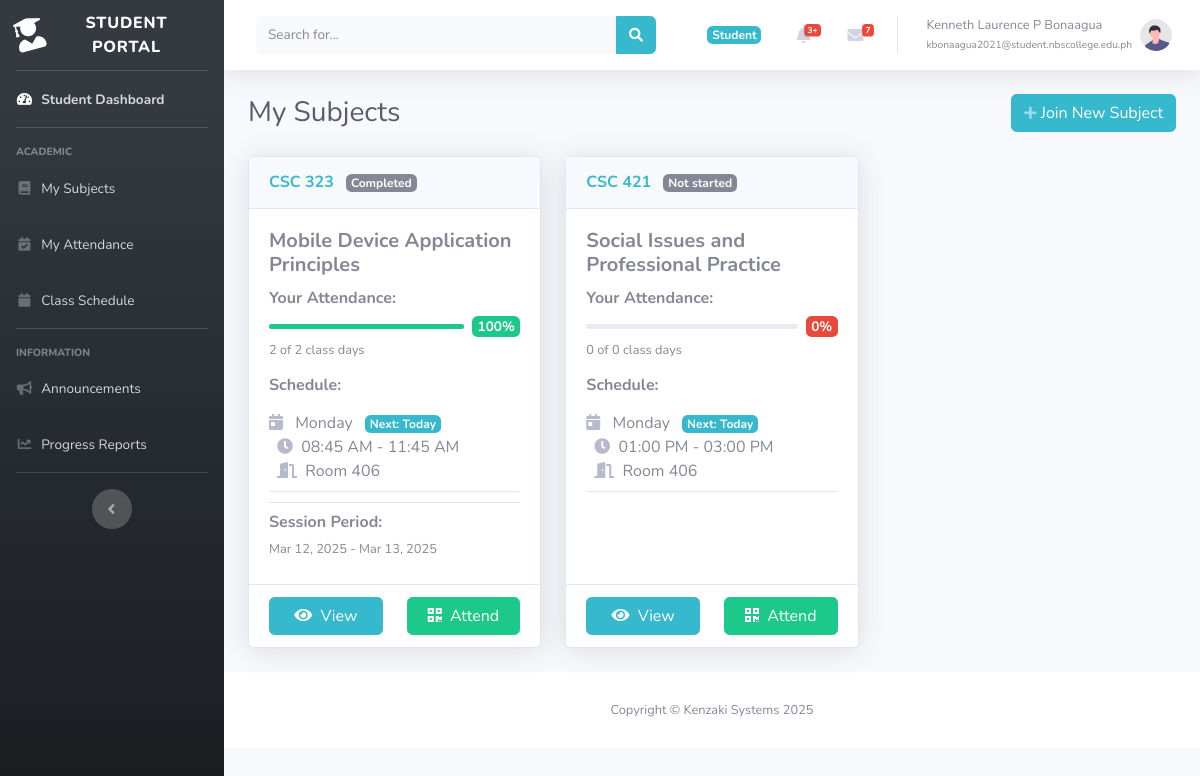
The page /student_subjects.php (signed in) on the database its author committed.
### tables this page shows
CREATE TABLE `usersubjects` (
  `id` int(11) NOT NULL,
  `user_id` int(11) DEFAULT NULL,
  `subject_id` int(11) DEFAULT NULL
);

CREATE TABLE `subjects` (
  `id` int(11) NOT NULL,
  `code` varchar(225) DEFAULT NULL,
  `name` varchar(225) DEFAULT NULL,
  `faculty_id` int(11) DEFAULT NULL,
  `status` int(11) DEFAULT NULL,
  `joincode` varchar(225) DEFAULT NULL
);

### student_subjects.php (the view, shortened to what this page needs)
<?php
require_once 'db.php';
$student_id = $_SESSION['user_id'];
$query = "SELECT s.*, us.id as enrollment_id,
          sch.day, sch.start_time, sch.end_time, sch.room,
          (SELECT MIN(DATE(time_in)) FROM attendances WHERE subject_id = s.id) as first_attendance,
          (SELECT MAX(DATE(time_in)) FROM attendances WHERE subject_id = s.id) as last_attendance,
          (SELECT COUNT(*) FROM attendances WHERE subject_id = s.id AND user_id = ?) as user_attendance_count,
          (SELECT COUNT(DISTINCT DATE(time_in)) FROM attendances WHERE subject_id = s.id) as total_class_days
          FROM subjects s
          INNER JOIN usersubjects us ON s.id = us.subject_id
          LEFT JOIN schedules sch ON s.id = sch.subject_id
          WHERE us.user_id = ? AND s.status = 1";
$stmt = $conn->prepare($query);
$stmt->bind_param("ii", $student_id, $student_id);
$stmt->execute();
$result = $stmt->get_result();
include 'includes/header.php';
?>
<div class="container-fluid">
    <div class="d-sm-flex align-items-center justify-content-between mb-4">
        <h1 class="h3 mb-0 text-gray-800">My Subjects</h1>
        <button class="btn btn-info" data-toggle="modal" data-target="#joinSubjectModal">
            <i class="fas fa-plus fa-sm text-white-50"></i> Join New Subject
        </button>
    </div>
    <div class="row">
        <?php if ($result->num_rows > 0):
            while ($subject = $result->fetch_assoc()):
                $attendanceRate = $subject['total_class_days'] > 0 ?
                    ($subject['user_attendance_count'] / $subject['total_class_days']) * 100 : 0;
                $attendanceColor = "success";
                if ($attendanceRate < 75) {
                    $attendanceColor = "danger";
                } else if ($attendanceRate < 90) {
                    $attendanceColor = "warning";
                }
                $sessionStatus = "Not started";
                $sessionStatusColor = "secondary";
                if ($subject['first_attendance']) {
                    $today = new DateTime();
                    $startDate = new DateTime($subject['first_attendance']);
                    $endDate = $subject['last_attendance'] ? new DateTime($subject['last_attendance']) : $today;
                    if ($today < $startDate) {
                        $sessionStatus = "Starting soon";
                        $sessionStatusColor = "info";
                    } elseif ($today > $endDate) {
                        $sessionStatus = "Completed";
                        $sessionStatusColor = "secondary";
                    } else {
                        $sessionStatus = "Ongoing";
                        $sessionStatusColor = "success";
                    }
                }
                $nextClass = null;
                if ($subject['day']) {
                    $days = ['Sunday', 'Monday', 'Tuesday', 'Wednesday', 'Thursday', 'Friday', 'Saturday'];
                    $today = date('w');
                    $scheduleDay = array_search($subject['day'], $days);
                    if ($scheduleDay !== false) {
                        $daysUntil = ($scheduleDay - $today + 7) % 7;
                        $daysUntil = $daysUntil === 0 && date('H:i:s') > $subject['start_time'] ? 7 : $daysUntil;
                        $nextClass = $daysUntil === 0 ? 'Today' : ($daysUntil === 1 ? 'Tomorrow' : $days[$scheduleDay]);
                    }
                }
            ?>
            <div class="col-xl-4 col-md-6 mb-4">
                <div class="card shadow h-100">
                    <div class="card-header py-3 d-flex flex-row align-items-center justify-content-between">
                        <h6 class="m-0 font-weight-bold text-info">
                            <?php echo htmlspecialchars($subject['code']); ?>
                            <span class="badge badge-<?php echo $sessionStatusColor; ?> ml-2"><?php echo $sessionStatus; ?></span>
                        </h6>
                    </div>
                    <div class="card-body">
                        <h5 class="card-title font-weight-bold"><?php echo htmlspecialchars($subject['name']); ?></h5>
                        <div class="mb-3 mt-2">
                            <h6 class="font-weight-bold text-sm">Your Attendance:</h6>
                            <div class="d-flex align-items-center">
                                <div class="progress progress-slim flex-grow-1 mr-2">
                                    <div class="progress-bar bg-<?php echo $attendanceColor; ?>" role="progressbar"
                                         style="width: <?php echo round($attendanceRate); ?>%"
                                         aria-valuenow="<?php echo round($attendanceRate); ?>" aria-valuemin="0" aria-valuemax="100"></div>
                                </div>
                                <span class="attendance-badge badge badge-<?php echo $attendanceColor; ?>">
                                    <?php echo round($attendanceRate); ?>%
                                </span>
                            </div>
                            <div class="small text-muted mt-1">
                                <?php echo $subject['user_attendance_count'] . ' of ' . $subject['total_class_days'] . ' class days'; ?>
                            </div>
                        </div>
                        <?php if ($subject['day']): ?>
                        <div class="mt-3">
                            <h6 class="font-weight-bold">Schedule:</h6>
                            <ul class="list-group list-group-flush">
                                <li class="list-group-item py-2 px-0 border-top-0 border-bottom">
                                    <i class="fas fa-calendar-day mr-2 text-gray-500"></i>
                                    <?php echo htmlspecialchars($subject['day']); ?>
                                    <?php if ($nextClass): ?>
                                    <span class="badge badge-info ml-2">Next: <?php echo $nextClass; ?></span>
                                    <?php endif; ?>
                                    <br>
                                    <i class="fas fa-clock ml-2 mr-1 text-gray-500"></i>
                                    <?php echo date("h:i A", strtotime($subject['start_time'])) . ' - ' .
                                             date("h:i A", strtotime($subject['end_time'])); ?>
                                    <br>
                                    <i class="fas fa-door-open ml-2 mr-1 text-gray-500"></i>
                                    Room <?php echo htmlspecialchars($subject['room']); ?>
                                </li>
                            </ul>
                        </div>
                        <?php else: ?>
                        <div class="alert alert-warning mt-3">
                            <i class="fas fa-exclamation-triangle mr-2"></i> No schedule set
                        </div>
                        <?php endif; ?>
                        <?php if ($subject['first_attendance']): ?>
                        <div class="session-dates">
                            <h6 class="font-weight-bold">Session Period:</h6>
                            <div class="d-flex justify-content-between align-items-center mb-1">
                                <div class="small text-muted">
                                    <?php echo date('M d, Y', strtotime($subject['first_attendance'])); ?> -
                                    <?php echo $subject['last_attendance'] ? date('M d, Y', strtotime($subject['last_attendance'])) : 'Ongoing'; ?>
                                </div>
                            </div>
                        </div>
                        <?php endif; ?>
                    </div>
                    <div class="card-footer bg-transparent">
                        <div class="row">
                            <div class="col-6">
                                <a href="student_view_subject.php?id=<?php echo $subject['id']; ?>" class="btn btn-info btn-block">
                                    <i class="fas fa-eye mr-1"></i> View
                                </a>
                            </div>
                            <div class="col-6">
                                <a href="add_attendance.php?subject_id=<?php echo $subject['id']; ?>" class="btn btn-success btn-block">
                                    <i class="fas fa-qrcode mr-1"></i> Attend
                                </a>
                            </div>
                        </div>
                    </div>
                </div>
            </div>
        <?php endwhile;
        endif; ?>
    </div>
</div>
<?php include 'includes/footer.php'; ?>

### student_subjects.php (style rules this page uses)
.progress-slim { height: 5px; }
.session-dates { border-top: 1px solid rgba(0,0,0,0.1); padding-top: 10px; margin-top: 10px; }
.attendance-badge { font-size: 85%; }

### rows shown on the page
usersubjects: subject.code "CSC 323", sessionStatus "Completed", subject.name "Mobile Device Application Principles", attendanceRate "100", user_attendance_count "2", total_class_days "2", day "Monday", nextClass "Today", start_time "08:45 AM", end_time "11:45 AM", room "406", first_attendance "Mar 12, 2025", last_attendance "Mar 13, 2025"
usersubjects: subject.code "CSC 421", sessionStatus "Not started", subject.name "Social Issues and Professional Practice", attendanceRate "0", user_attendance_count "0", total_class_days "0", day "Monday", nextClass "Today", start_time "01:00 PM", end_time "03:00 PM", room "406"

### other values the page prints
$_SESSION['usertype'] "Student"
$_SESSION['firstname'] "Kenneth Laurence"
$_SESSION['middle_init'] "P"
$_SESSION['lastname'] "Bonaagua"
$_SESSION['email'] "kbonaagua2021@student.nbscollege.edu.ph"
